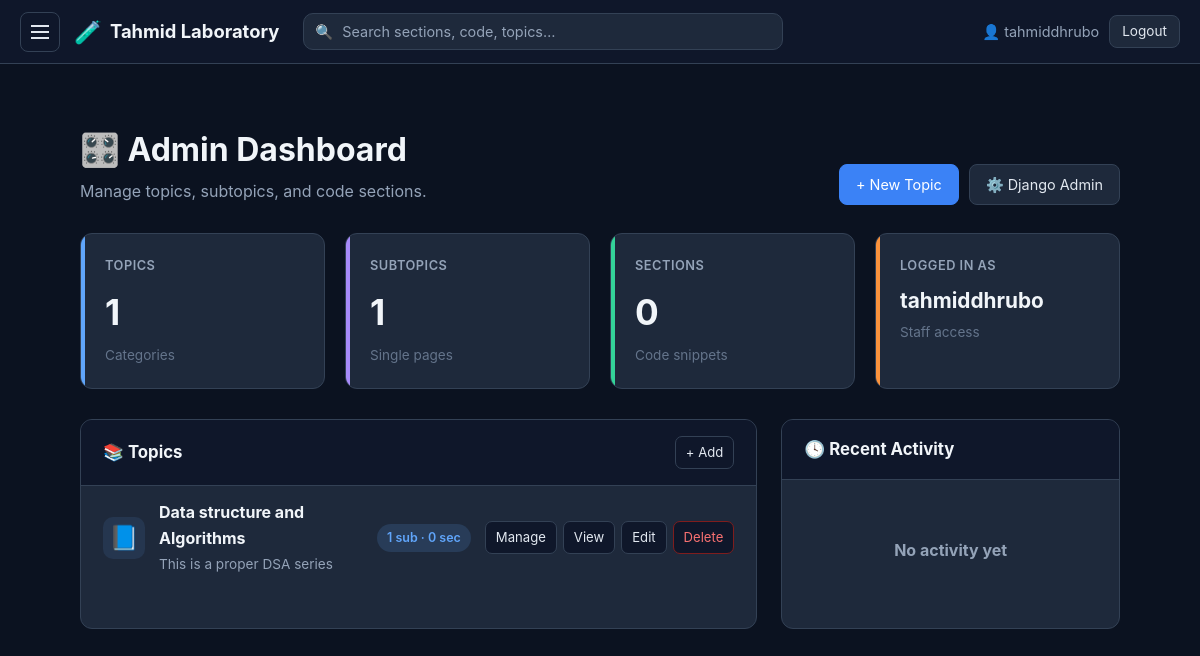
The page /dashboard/ (signed in) on the database its author committed.
### lab/models.py (models this page shows, shortened)
class Topic(models.Model):
    name = models.CharField(max_length=200, unique=True)
    slug = models.SlugField(max_length=200, unique=True, blank=True)
    description = models.TextField(
        blank=True, help_text="Short intro shown on homepage"
    )
    icon = models.CharField(max_length=50, default="📘", help_text="An emoji or icon")
    order = models.IntegerField(default=0, help_text="Lower = appears first")
    created_at = models.DateTimeField(auto_now_add=True)
    updated_at = models.DateTimeField(auto_now=True)
    class Meta:
        ordering = ["order", "name"]
    def get_absolute_url(self):
        return reverse("lab:topic_detail", kwargs={"slug": self.slug})

### lab/views.py (the view)
# urls.py: path("dashboard/", views.dashboard, name="dashboard"),
@staff_required
def dashboard(request):
    topics = Topic.objects.annotate(
        subtopic_count=Count("subtopics", distinct=True),
        section_count=Count("subtopics__sections", distinct=True),
    )
    stats = {
        "topics": topics.count(),
        "subtopics": SubTopic.objects.count(),
        "sections": Section.objects.count(),
        "recent": Section.objects.count(),  # placeholder
    }
    recent_sections = Section.objects.select_related("subtopic__topic").order_by(
        "-updated_at"
    )[:6]
    return render(
        request,
        "lab/dashboard.html",
        {
            "topics": topics,
            "stats": stats,
            "recent_sections": recent_sections,
        },
    )

### lab/models.py (called while the page is built)
    def get_absolute_url(self):
        return reverse(
            "lab:subtopic_detail",
            kwargs={
                "topic_slug": self.topic.slug,
                "subtopic_slug": self.slug,
            },
        )

### lab/views.py (called while the page is built)
def staff_required(view):
    return user_passes_test(
        lambda u: u.is_authenticated and u.is_staff, login_url="/admin/login/"
    )(view)

### lab/templates/lab/dashboard.html (shortened to what this page needs)
{% extends 'lab/base.html' %}
{% load static %}
{% block content %}
<div class="dash-wrap">
    <div class="dash-header">
        <div>
            <h1>🎛️ Admin Dashboard</h1>
            <p>Manage topics, subtopics, and code sections.</p>
        </div>
        <div class="dash-actions">
            <a href="{% url 'lab:dashboard_topic_add' %}" class="btn btn-primary">+ New Topic</a>
            <a href="/admin/" class="btn" target="_blank">⚙️ Django Admin</a>
        </div>
    </div>
    <div class="stat-grid">
        <div class="stat-card">
            <div class="stat-label">Topics</div>
            <div class="stat-value">{{ stats.topics }}</div>
            <div class="stat-desc">Categories</div>
        </div>
        <div class="stat-card purple">
            <div class="stat-label">Subtopics</div>
            <div class="stat-value">{{ stats.subtopics }}</div>
            <div class="stat-desc">Single pages</div>
        </div>
        <div class="stat-card green">
            <div class="stat-label">Sections</div>
            <div class="stat-value">{{ stats.sections }}</div>
            <div class="stat-desc">Code snippets</div>
        </div>
        <div class="stat-card orange">
            <div class="stat-label">Logged in as</div>
            <div class="stat-value" style="font-size:1.3rem;">{{ user.username }}</div>
            <div class="stat-desc">Staff access</div>
        </div>
    </div>
    <div class="dash-grid">
        <div class="panel">
            <div class="panel-head">
                <h2>📚 Topics</h2>
                <a href="{% url 'lab:dashboard_topic_add' %}" class="icon-btn">+ Add</a>
            </div>
            <div>
                {% for t in topics %}
                <div class="topic-row">
                    <div class="topic-row-icon">{{ t.icon }}</div>
                    <div class="topic-row-main">
                        <h4>{{ t.name }}</h4>
                        <p>{{ t.description|default:"No description"|truncatechars:70 }}</p>
                    </div>
                    <div class="topic-row-badge">{{ t.subtopic_count }} sub · {{ t.section_count }} sec</div>
                    <div class="topic-row-actions">
                        <a href="{% url 'lab:dashboard_topic_subtopics' t.slug %}" class="icon-btn">Manage</a>
                        <a href="{{ t.get_absolute_url }}" class="icon-btn" target="_blank">View</a>
                        <a href="{% url 'lab:dashboard_topic_edit' t.pk %}" class="icon-btn">Edit</a>
                        <a href="{% url 'lab:dashboard_topic_delete' t.pk %}" class="icon-btn danger">Delete</a>
                    </div>
                </div>
                {% empty %}
                <div class="dash-empty">
                    <h4>No topics yet</h4>
                    <p>Click "+ New Topic" to start.</p>
                </div>
                {% endfor %}
            </div>
        </div>
        <div class="panel">
            <div class="panel-head">
                <h2>🕓 Recent Activity</h2>
            </div>
            <div class="panel-body">
                {% for s in recent_sections %}
                <div class="recent-item">
                    <strong>{{ s.title }}</strong>
                    <span>{{ s.subtopic.topic.icon }} {{ s.subtopic.topic.name }} → {{ s.subtopic.name }} · {{
                        s.updated_at|date:"M d, H:i" }}</span>
                </div>
                {% empty %}
                <div class="dash-empty">
                    <h4>No activity yet</h4>
                </div>
                {% endfor %}
            </div>
        </div>
    </div>
</div>
{% endblock %}

### lab/templates/lab/base.html (shortened to what this page needs)
{% load static %}
<!DOCTYPE html>
<html lang="en">
<head>
    <link rel="stylesheet" href="{% static 'css/style.css' %}">
    <link rel="stylesheet" href="{% static 'css/dashboard.css' %}">
    <link rel="stylesheet" href="https://cdnjs.cloudflare.com/ajax/libs/highlight.js/11.9.0/styles/github-dark.min.css">
</head>
<body>
    <header class="topbar">
        <button class="menu-toggle" onclick="toggleSidebar()" aria-label="Toggle sidebar">
            <span class="hamburger"></span>
        </button>
        <a href="{% url 'lab:home' %}" class="brand">
            <span class="brand-icon">🧪</span>
            <span class="brand-text">Tahmid Laboratory</span>
        </a>
        <form class="search-form" action="{% url 'lab:search' %}" method="get" role="search">
            <span class="search-icon">🔍</span>
            <input type="text" name="q" placeholder="Search sections, code, topics…"
                value="{{ request.GET.q|default:'' }}" class="search-input" autocomplete="off">
        </form>
        <div class="topbar-right">
            {% if user.is_authenticated %}
            <span class="user">👤 {{ user.username }}</span>
            <a href="/admin/logout/" class="btn btn-sm">Logout</a>
            {% else %}
            <a href="/admin/login/" class="btn btn-sm">Login</a>
            {% endif %}
        </div>
    </header>
    <div class="layout">
        <main class="main">
            {% block content %}{% endblock %}
        </main>
    </div>
</body>
</html>

### static/css/style.css (style rules this page uses)
* { box-sizing: border-box; margin: 0; padding: 0; }
:root { --primary: #60a5fa; --primary-dark: #3b82f6; --bg: #0b1220; --bg-alt: #0f172a; --surface: #1e293b; --surface-2: #334155; --border: #334155; --text: #e2e8f0; --text-strong: #f1f5f9; --muted: #94a3b8; --sidebar-bg: #060b16; --sidebar-active: #1e40af; --danger: #f87171; --success: #34d399; --radius: 10px; }
body { font-family: -apple-system, BlinkMacSystemFont, "Segoe UI", Roboto, sans-serif; background: var(--bg); color: var(--text); line-height: 1.6; min-height: 100vh; }
.topbar { position: fixed; top: 0; left: 0; right: 0; height: 64px; background: var(--bg-alt); border-bottom: 1px solid var(--border); display: flex; align-items: center; padding: 0 20px; z-index: 100; gap: 14px; }
.menu-toggle { background: transparent; border: 1px solid var(--border); border-radius: 8px; width: 40px; height: 40px; display: flex; align-items: center; justify-content: center; cursor: pointer; color: var(--text); flex-shrink: 0; transition: 0.15s; }
.hamburger { width: 18px; height: 2px; background: currentColor; position: relative; display: block; }
.hamburger::before, .hamburger::after { content: ''; position: absolute; left: 0; width: 18px; height: 2px; background: currentColor; }
.hamburger::before { top: -6px; }
.hamburger::after { top: 6px; }
.brand { font-size: 1.15rem; font-weight: 700; color: var(--text-strong); text-decoration: none; display: flex; align-items: center; gap: 8px; white-space: nowrap; }
.brand-icon { font-size: 1.4rem; }
.search-form { flex: 1; max-width: 480px; position: relative; margin: 0 10px; }
.search-icon { position: absolute; left: 12px; top: 50%; transform: translateY(-50%); font-size: 0.9rem; color: var(--muted); pointer-events: none; }
.search-input { width: 100%; background: var(--surface); border: 1px solid var(--border); border-radius: 10px; padding: 9px 14px 9px 38px; color: var(--text); font-size: 0.9rem; font-family: inherit; transition: 0.15s; }
.search-input::placeholder { color: var(--muted); }
.topbar-right { margin-left: auto; display: flex; gap: 10px; align-items: center; }
.user { color: var(--muted); font-size: 0.9rem; }
.layout { display: flex; padding-top: 64px; min-height: 100vh; }
.main { flex: 1; padding: 30px 40px; max-width: 1200px; margin: 0 auto; width: 100%; }
.btn { display: inline-block; padding: 8px 16px; border-radius: 8px; background: var(--surface); border: 1px solid var(--border); color: var(--text); text-decoration: none; cursor: pointer; font-size: 0.9rem; transition: 0.15s; font-family: inherit; }
.btn-sm { padding: 5px 12px; font-size: 0.85rem; }
.btn-primary { background: var(--primary-dark); color: white; border-color: var(--primary-dark); }

### rows shown on the page
Topic: icon "📘", name "Data structure and Algorithms", description "This is a proper DSA series", subtopic_count "1", section_count "0"

### other values the page prints
{{ user.username }} "tahmiddhrubo"
{{ stats.topics }} "1"
{{ stats.subtopics }} "1"
{{ stats.sections }} "0"
